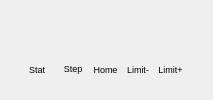
              <widget class="QFrame" name="frame_4" >
               <property name="frameShape" >
                <enum>QFrame::NoFrame</enum>
               </property>
               <property name="frameShadow" >
                <enum>QFrame::Raised</enum>
               </property>
               <layout class="QHBoxLayout" >
                <property name="spacing" >
                 <number>0</number>
                </property>
                <property name="margin" >
                 <number>0</number>
                </property>
                <item>
                 <spacer>
                  <property name="orientation" >
                   <enum>Qt::Horizontal</enum>
                  </property>
                  <property name="sizeHint" stdset="0" >
                   <size>
                    <width>21</width>
                    <height>20</height>
                   </size>
                  </property>
                 </spacer>
                </item>
                <item>
                 <widget class="QFrame" name="frame_leds" >
                  <property name="sizePolicy" >
                   <sizepolicy vsizetype="Fixed" hsizetype="Fixed" >
                    <horstretch>0</horstretch>
                    <verstretch>0</verstretch>
                   </sizepolicy>
                  </property>
                  <property name="minimumSize" >
                   <size>
                    <width>171</width>
                    <height>48</height>
                   </size>
                  </property>
                  <property name="maximumSize" >
                   <size>
                    <width>171</width>
                    <height>48</height>
                   </size>
                  </property>
                  <property name="frameShape" >
                   <enum>QFrame::NoFrame</enum>
                  </property>
                  <property name="frameShadow" >
                   <enum>QFrame::Raised</enum>
                  </property>
                  <widget class="QLabel" name="textLabel1_6_4" >
                   <property name="geometry" >
                    <rect>
                     <x>40</x>
                     <y>35</y>
                     <width>24</width>
                     <height>16</height>
                    </rect>
                   </property>
                   <property name="font" >
                    <font>
                     <pointsize>7</pointsize>
                    </font>
                   </property>
                   <property name="text" >
                    <string>&lt;html>&lt;head>&lt;meta name="qrichtext" content="1" />&lt;style type="text/css">
p, li { white-space: pre-wrap; }
&lt;/style>&lt;/head>&lt;body style=" font-family:'Sans Serif'; font-size:7pt; font-weight:400; font-style:normal; text-decoration:none;">
&lt;p style=" margin-top:0px; margin-bottom:0px; margin-left:0px; margin-right:0px; -qt-block-indent:0; text-indent:0px;">Step&lt;/p>&lt;/body>&lt;/html></string>
                   </property>
                   <property name="alignment" >
                    <set>Qt::AlignCenter</set>
                   </property>
                  </widget>
                  <widget class="Led" name="LedLimitPos" >
                   <property name="geometry" >
                    <rect>
                     <x>137</x>
                     <y>4</y>
                     <width>24</width>
                     <height>24</height>
                    </rect>
                   </property>
                   <property name="sizePolicy" >
                    <sizepolicy vsizetype="Fixed" hsizetype="Fixed" >
                     <horstretch>0</horstretch>
                     <verstretch>0</verstretch>
                    </sizepolicy>
                   </property>
                   <property name="minimumSize" >
                    <size>
                     <width>24</width>
                     <height>24</height>
                    </size>
                   </property>
                   <property name="maximumSize" >
                    <size>
                     <width>24</width>
                     <height>24</height>
                    </size>
                   </property>
                   <property name="palette" >
                    <palette>
                     <active>
                      <colorrole role="Base" >
                       <brush brushstyle="SolidPattern" >
                        <color alpha="255" >
                         <red>255</red>
                         <green>255</green>
                         <blue>255</blue>
                        </color>
                       </brush>
                      </colorrole>
                      <colorrole role="Window" >
                       <brush brushstyle="SolidPattern" >
                        <color alpha="255" >
                         <red>85</red>
                         <green>255</green>
                         <blue>127</blue>
                        </color>
                       </brush>
                      </colorrole>
                     </active>
                     <inactive>
                      <colorrole role="Base" >
                       <brush brushstyle="SolidPattern" >
                        <color alpha="255" >
                         <red>255</red>
                         <green>255</green>
                         <blue>255</blue>
                        </color>
                       </brush>
                      </colorrole>
                      <colorrole role="Window" >
                       <brush brushstyle="SolidPattern" >
                        <color alpha="255" >
                         <red>85</red>
                         <green>255</green>
                         <blue>127</blue>
                        </color>
                       </brush>
                      </colorrole>
                     </inactive>
                     <disabled>
                      <colorrole role="Base" >
                       <brush brushstyle="SolidPattern" >
                        <color alpha="255" >
                         <red>85</red>
                         <green>255</green>
                         <blue>127</blue>
                        </color>
                       </brush>
                      </colorrole>
                      <colorrole role="Window" >
                       <brush brushstyle="SolidPattern" >
                        <color alpha="255" >
                         <red>85</red>
                         <green>255</green>
                         <blue>127</blue>
                        </color>
                       </brush>
                      </colorrole>
                     </disabled>
                    </palette>
                   </property>
                  </widget>
                  <widget class="QLabel" name="textLabel1_6_5" >
                   <property name="geometry" >
                    <rect>
                     <x>8</x>
                     <y>35</y>
                     <width>24</width>
                     <height>16</height>
                    </rect>
                   </property>
                   <property name="font" >
                    <font>
                     <pointsize>7</pointsize>
                    </font>
                   </property>
                   <property name="text" >
                    <string>Stat</string>
                   </property>
                   <property name="alignment" >
                    <set>Qt::AlignLeading|Qt::AlignLeft|Qt::AlignVCenter</set>
                   </property>
                  </widget>
                  <widget class="Led" name="LedHome" >
                   <property name="geometry" >
                    <rect>
                     <x>72</x>
                     <y>4</y>
                     <width>24</width>
                     <height>24</height>
                    </rect>
                   </property>
                   <property name="sizePolicy" >
                    <sizepolicy vsizetype="Fixed" hsizetype="Fixed" >
                     <horstretch>0</horstretch>
                     <verstretch>0</verstretch>
                    </sizepolicy>
                   </property>
                   <property name="minimumSize" >
                    <size>
                     <width>24</width>
                     <height>24</height>
                    </size>
                   </property>
                   <property name="maximumSize" >
                    <size>
                     <width>24</width>
                     <height>24</height>
                    </size>
                   </property>
                   <property name="palette" >
                    <palette>
                     <active>
                      <colorrole role="Base" >
                       <brush brushstyle="SolidPattern" >
                        <color alpha="255" >
                         <red>255</red>
                         <green>255</green>
                         <blue>255</blue>
                        </color>
                       </brush>
                      </colorrole>
                      <colorrole role="Window" >
                       <brush brushstyle="SolidPattern" >
                        <color alpha="255" >
                         <red>255</red>
                         <green>255</green>
                         <blue>127</blue>
                        </color>
                       </brush>
                      </colorrole>
                     </active>
                     <inactive>
                      <colorrole role="Base" >
                       <brush brushstyle="SolidPattern" >
                        <color alpha="255" >
                         <red>255</red>
                         <green>255</green>
                         <blue>255</blue>
                        </color>
                       </brush>
                      </colorrole>
                      <colorrole role="Window" >
                       <brush brushstyle="SolidPattern" >
                        <color alpha="255" >
                         <red>255</red>
                         <green>255</green>
                         <blue>127</blue>
                        </color>
                       </brush>
                      </colorrole>
                     </inactive>
                     <disabled>
                      <colorrole role="Base" >
                       <brush brushstyle="SolidPattern" >
                        <color alpha="255" >
                         <red>255</red>
                         <green>255</green>
                         <blue>127</blue>
                        </color>
                       </brush>
                      </colorrole>
                      <colorrole role="Window" >
                       <brush brushstyle="SolidPattern" >
                        <color alpha="255" >
                         <red>255</red>
                         <green>255</green>
                         <blue>127</blue>
                        </color>
                       </brush>
                      </colorrole>
                     </disabled>
                    </palette>
                   </property>
                  </widget>
                  <widget class="QLabel" name="textLabel1_6_3" >
                   <property name="geometry" >
                    <rect>
                     <x>72</x>
                     <y>35</y>
                     <width>25</width>
                     <height>16</height>
                    </rect>
                   </property>
                   <property name="font" >
                    <font>
                     <pointsize>7</pointsize>
                    </font>
                   </property>
                   <property name="text" >
                    <string>Home</string>
                   </property>
                   <property name="alignment" >
                    <set>Qt::AlignCenter</set>
                   </property>
                  </widget>
                  <widget class="QLabel" name="textLabel1_6" >
                   <property name="geometry" >
                    <rect>
                     <x>137</x>
                     <y>35</y>
                     <width>25</width>
                     <height>16</height>
                    </rect>
                   </property>
                   <property name="font" >
                    <font>
                     <pointsize>7</pointsize>
                    </font>
                   </property>
                   <property name="text" >
                    <string>Limit+</string>
                   </property>
                   <property name="alignment" >
                    <set>Qt::AlignCenter</set>
                   </property>
                  </widget>
                  <widget class="Led" name="LedStep" >
                   <property name="geometry" >
                    <rect>
                     <x>40</x>
                     <y>4</y>
                     <width>24</width>
                     <height>24</height>
                    </rect>
                   </property>
                   <property name="sizePolicy" >
                    <sizepolicy vsizetype="Fixed" hsizetype="Fixed" >
                     <horstretch>0</horstretch>
                     <verstretch>0</verstretch>
                    </sizepolicy>
                   </property>
                   <property name="minimumSize" >
                    <size>
                     <width>24</width>
                     <height>24</height>
                    </size>
                   </property>
                   <property name="maximumSize" >
                    <size>
                     <width>24</width>
                     <height>24</height>
                    </size>
                   </property>
                   <property name="palette" >
                    <palette>
                     <active>
                      <colorrole role="Base" >
                       <brush brushstyle="SolidPattern" >
                        <color alpha="255" >
                         <red>255</red>
                         <green>255</green>
                         <blue>255</blue>
                        </color>
                       </brush>
                      </colorrole>
                      <colorrole role="Window" >
                       <brush brushstyle="SolidPattern" >
                        <color alpha="255" >
                         <red>85</red>
                         <green>255</green>
                         <blue>255</blue>
                        </color>
                       </brush>
                      </colorrole>
                     </active>
                     <inactive>
                      <colorrole role="Base" >
                       <brush brushstyle="SolidPattern" >
                        <color alpha="255" >
                         <red>255</red>
                         <green>255</green>
                         <blue>255</blue>
                        </color>
                       </brush>
                      </colorrole>
                      <colorrole role="Window" >
                       <brush brushstyle="SolidPattern" >
                        <color alpha="255" >
                         <red>85</red>
                         <green>255</green>
                         <blue>255</blue>
                        </color>
                       </brush>
                      </colorrole>
                     </inactive>
                     <disabled>
                      <colorrole role="Base" >
                       <brush brushstyle="SolidPattern" >
                        <color alpha="255" >
                         <red>85</red>
                         <green>255</green>
                         <blue>255</blue>
                        </color>
                       </brush>
                      </colorrole>
                      <colorrole role="Window" >
                       <brush brushstyle="SolidPattern" >
                        <color alpha="255" >
                         <red>85</red>
                         <green>255</green>
                         <blue>255</blue>
                        </color>
                       </brush>
                      </colorrole>
                     </disabled>
                    </palette>
                   </property>
                  </widget>
                  <widget class="Led" name="LedError" >
                   <property name="geometry" >
                    <rect>
                     <x>8</x>
                     <y>4</y>
                     <width>24</width>
                     <height>24</height>
                    </rect>
                   </property>
                   <property name="sizePolicy" >
                    <sizepolicy vsizetype="Fixed" hsizetype="Fixed" >
                     <horstretch>0</horstretch>
                     <verstretch>0</verstretch>
                    </sizepolicy>
                   </property>
                   <property name="minimumSize" >
                    <size>
                     <width>24</width>
                     <height>24</height>
                    </size>
                   </property>
                   <property name="maximumSize" >
                    <size>
                     <width>24</width>
                     <height>24</height>
                    </size>
                   </property>
                   <property name="palette" >
                    <palette>
                     <active>
                      <colorrole role="Base" >
                       <brush brushstyle="SolidPattern" >
                        <color alpha="255" >
                         <red>255</red>
                         <green>255</green>
                         <blue>255</blue>
                        </color>
                       </brush>
                      </colorrole>
                      <colorrole role="Window" >
                       <brush brushstyle="SolidPattern" >
                        <color alpha="255" >
                         <red>101</red>
                         <green>148</green>
                         <blue>235</blue>
                        </color>
                       </brush>
                      </colorrole>
                     </active>
                     <inactive>
                      <colorrole role="Base" >
                       <brush brushstyle="SolidPattern" >
                        <color alpha="255" >
                         <red>255</red>
                         <green>255</green>
                         <blue>255</blue>
                        </color>
                       </brush>
                      </colorrole>
                      <colorrole role="Window" >
                       <brush brushstyle="SolidPattern" >
                        <color alpha="255" >
                         <red>101</red>
                         <green>148</green>
                         <blue>235</blue>
                        </color>
                       </brush>
                      </colorrole>
                     </inactive>
                     <disabled>
                      <colorrole role="Base" >
                       <brush brushstyle="SolidPattern" >
                        <color alpha="255" >
                         <red>101</red>
                         <green>148</green>
                         <blue>235</blue>
                        </color>
                       </brush>
                      </colorrole>
                      <colorrole role="Window" >
                       <brush brushstyle="SolidPattern" >
                        <color alpha="255" >
                         <red>101</red>
                         <green>148</green>
                         <blue>235</blue>
                        </color>
                       </brush>
                      </colorrole>
                     </disabled>
                    </palette>
                   </property>
                  </widget>
                  <widget class="Led" name="LedLimitNeg" >
                   <property name="geometry" >
                    <rect>
                     <x>105</x>
                     <y>4</y>
                     <width>24</width>
                     <height>24</height>
                    </rect>
                   </property>
                   <property name="sizePolicy" >
                    <sizepolicy vsizetype="Fixed" hsizetype="Fixed" >
                     <horstretch>0</horstretch>
                     <verstretch>0</verstretch>
                    </sizepolicy>
                   </property>
                   <property name="minimumSize" >
                    <size>
                     <width>24</width>
                     <height>24</height>
                    </size>
                   </property>
                   <property name="maximumSize" >
                    <size>
                     <width>24</width>
                     <height>24</height>
                    </size>
                   </property>
                   <property name="palette" >
                    <palette>
                     <active>
                      <colorrole role="Base" >
                       <brush brushstyle="SolidPattern" >
                        <color alpha="255" >
                         <red>255</red>
                         <green>255</green>
                         <blue>255</blue>
                        </color>
                       </brush>
                      </colorrole>
                      <colorrole role="Window" >
                       <brush brushstyle="SolidPattern" >
                        <color alpha="255" >
                         <red>255</red>
                         <green>85</green>
                         <blue>255</blue>
                        </color>
                       </brush>
                      </colorrole>
                     </active>
                     <inactive>
                      <colorrole role="Base" >
                       <brush brushstyle="SolidPattern" >
                        <color alpha="255" >
                         <red>255</red>
                         <green>255</green>
                         <blue>255</blue>
                        </color>
                       </brush>
                      </colorrole>
                      <colorrole role="Window" >
                       <brush brushstyle="SolidPattern" >
                        <color alpha="255" >
                         <red>255</red>
                         <green>85</green>
                         <blue>255</blue>
                        </color>
                       </brush>
                      </colorrole>
                     </inactive>
                     <disabled>
                      <colorrole role="Base" >
                       <brush brushstyle="SolidPattern" >
                        <color alpha="255" >
                         <red>255</red>
                         <green>85</green>
                         <blue>255</blue>
                        </color>
                       </brush>
                      </colorrole>
                      <colorrole role="Window" >
                       <brush brushstyle="SolidPattern" >
                        <color alpha="255" >
                         <red>255</red>
                         <green>85</green>
                         <blue>255</blue>
                        </color>
                       </brush>
                      </colorrole>
                     </disabled>
                    </palette>
                   </property>
                  </widget>
                  <widget class="QLabel" name="textLabel1_6_2" >
                   <property name="geometry" >
                    <rect>
                     <x>105</x>
                     <y>35</y>
                     <width>24</width>
                     <height>16</height>
                    </rect>
                   </property>
                   <property name="font" >
                    <font>
                     <pointsize>7</pointsize>
                    </font>
                   </property>
                   <property name="text" >
                    <string>Limit-</string>
                   </property>
                   <property name="alignment" >
                    <set>Qt::AlignCenter</set>
                   </property>
                  </widget>
                 </widget>
                </item>
                <item>
                 <spacer>
                  <property name="orientation" >
                   <enum>Qt::Horizontal</enum>
                  </property>
                  <property name="sizeHint" stdset="0" >
                   <size>
                    <width>21</width>
                    <height>20</height>
                   </size>
                  </property>
                 </spacer>
                </item>
               </layout>
              </widget>
